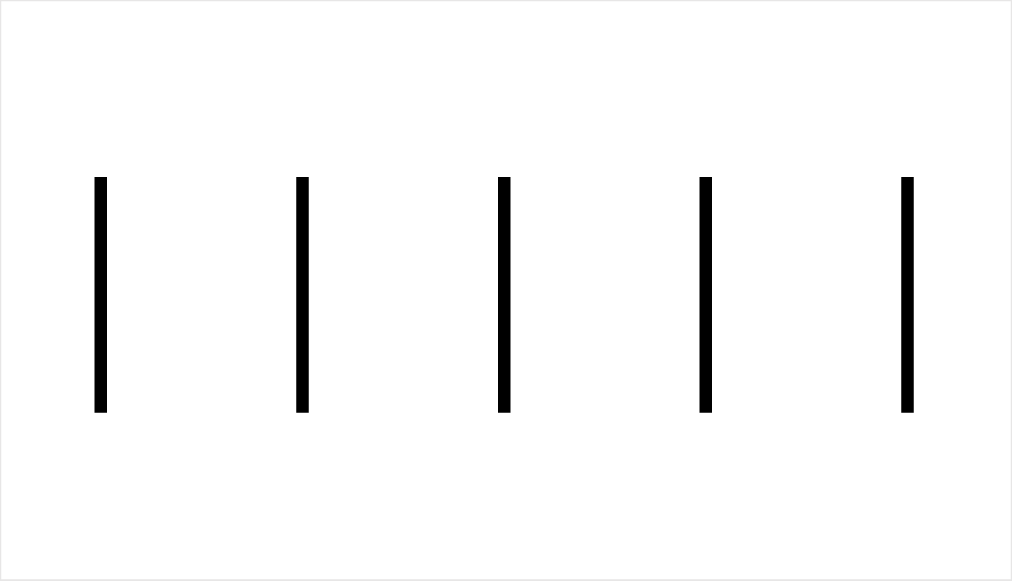
#> input picture x100-sample-calibration.png, 4048 x 2322 px (shown at 1/4 size); its folder holds only this picture in this run
$ python -i tgv_v4_3.py   (imports and definitions only)
#> lines starting #> are read from the running program, lines starting #| are printed output that depends on the picture
#> further down, picture is the input picture: shape (2322, 4048, 3); mean B, G, R 248.4, 248.4, 248.4
import cv2
import numpy as np
import tkinter as tk
from tkinter import filedialog, messagebox, ttk
from PIL import Image, ImageTk, ImageDraw
import pandas as pd
import json, io, os, re, ctypes

# ══════════════════════════════════════════════════════════════════════
#  디자인 시스템
# ══════════════════════════════════════════════════════════════════════
BG0   = "#0d0f14"
BG1   = "#13161e"
BG2   = "#1c2030"
BG3   = "#242840"
BG4   = "#2d3350"
FG    = "#d4daf0"
FG2   = "#8090b0"
FG3   = "#a0b0cc"
AC    = "#3d8ef0"
AC2   = "#1a6fd8"
GR    = "#1fba6e"
GR2   = "#178f53"
OR    = "#e8602a"
OR2   = "#c04d20"
RD    = "#d94060"
BD    = "#252c40"
BD2   = "#1e2438"
EXCL_COLOR = (0, 80, 255)   # 수동 제외 영역 표시색 (BGR)
HOLE_COLOR = (220, 80, 0)   # 검출된 홀 표시색 (BGR)
EDGE_HOLE_COLOR = (0, 180, 255)  # 가장자리 반원 표시색 (BGR)

# 파티클 색상 프리셋 (hex RGB → 레이블, BGR tuple)
PARTICLE_COLOR_PRESETS = [
    ("#3cdc00", "초록"),
    ("#ff2020", "빨강"),
    ("#ffd700", "노랑"),
    ("#00b4ff", "하늘"),
    ("#cc00ff", "보라"),
    ("#ffffff", "흰색"),
]
_DEFAULT_PARTICLE_HEX = "#3cdc00"

# [5 lines left out: function _hex_to_bgr, not called in this run]

_F    = "맑은 고딕"
F_XS  = (_F, 9)
F_SM  = (_F, 10)
F_SMB = (_F, 10, "bold")
F_MD  = (_F, 11)
F_MDB = (_F, 11, "bold")
F_LG  = (_F, 12, "bold")
F_XL  = (_F, 14, "bold")
F_HINT = (_F, 8)           # 슬라이더 옆 보조 힌트 전용 (작은 공간)

# ══════════════════════════════════════════════════════════════════════
#  1. 데이터 I/O
# ══════════════════════════════════════════════════════════════════════
def save_recipe(path, d):
    with open(path, 'w', encoding='utf-8') as f:
        json.dump(d, f, indent=4, ensure_ascii=False)

def load_recipe(path):
    with open(path, 'r', encoding='utf-8') as f:
        return json.load(f)

# ══════════════════════════════════════════════════════════════════════
#  2. 비전 처리 엔진
# ══════════════════════════════════════════════════════════════════════
class Vision:
    def __init__(self):
        self.px_per_mm = 2600.0
        self.px_per_um = 2.6

    # [17 lines left out: functions update, _fit_circle, not called in this run]

    def find_all_holes(self, img, rim_thr=120, min_area=1500, min_r=50, max_r=300):
        """
        HoughCircles로 홀 중심/반경 검출.
        - 이미지를 패딩해서 중심이 이미지 밖에 있는 반원·부분 홀도 감지
        - 가장자리 홀: Canny 엣지 + 최소제곱 원 피팅으로 정밀도 향상
        반환: [{'center':(x,y), 'r':int, 'is_edge':bool}, ...]
        """
#> called with rim_thr = 120, min_area = 1500, min_r = 50, max_r = 300
        gray = cv2.cvtColor(img, cv2.COLOR_BGR2GRAY)
        h, w = gray.shape
#> h = 2322; w = 4048
        blurred = cv2.GaussianBlur(gray, (9, 9), 2)

        # ── 패딩: 이미지 밖에 중심이 있는 홀도 HoughCircles가 탐색할 수 있도록
        pad = min(max_r, 180)
        bg_val = int(np.median(blurred))
#> bg_val = 255
        padded = cv2.copyMakeBorder(blurred, pad, pad, pad, pad,
                                    cv2.BORDER_CONSTANT, value=bg_val)
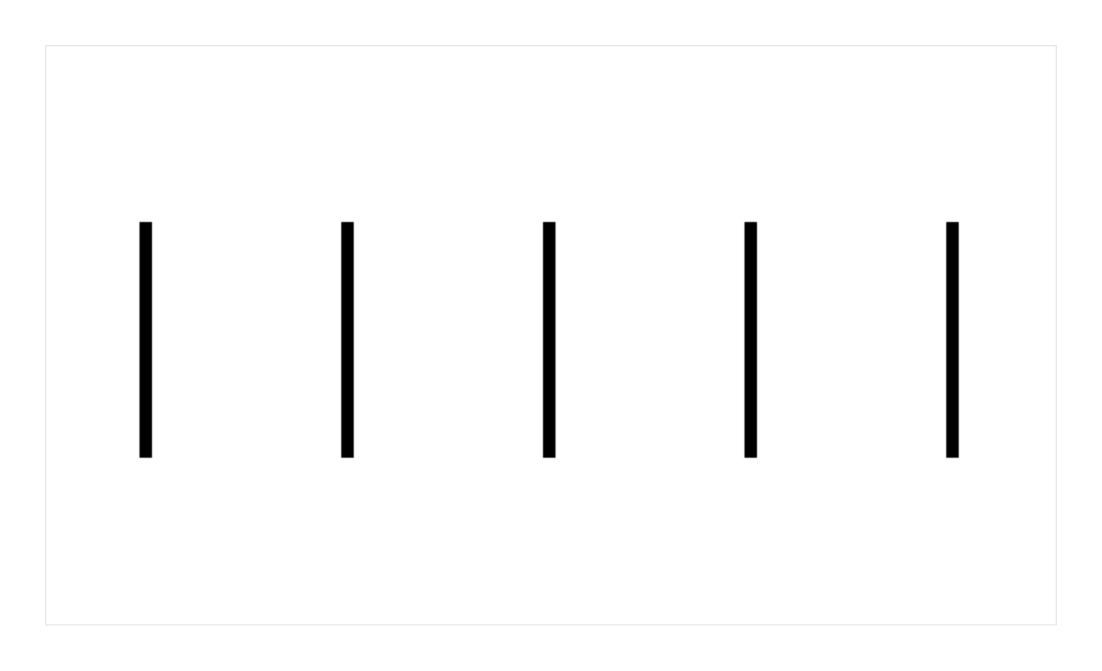
#> padded: shape (2682, 4408) (shown at 1/4 size); min 0, max 255, mean 249.8

        raw = None
        for _p2 in [30, 25, 20, 15, 12, 10]:
            raw = cv2.HoughCircles(
                padded, cv2.HOUGH_GRADIENT, dp=1,
                minDist=int(min_r * 1.8),
                param1=60, param2=_p2,
                minRadius=min_r, maxRadius=max_r,
            )
            if raw is not None:
                break

        if raw is None:
            return []

        # Canny 엣지 (가장자리 홀 원 정밀 피팅용)
        canny = cv2.Canny(blurred, 30, 80)
        ey, ex = np.where(canny > 0)
        edge_pts = np.column_stack([ex, ey]) if len(ey) >= 10 else None

        # 타이트 이진화 (내부 홀 반경 재계산용)
        _tight_thr = max(50, int(rim_thr * 0.65))
        _, _m_tight = cv2.threshold(gray, _tight_thr, 255, cv2.THRESH_BINARY_INV)

        holes = []
        for (xp, yp, r_raw) in np.round(raw[0]).astype(int):
            # 패딩 좌표 → 원본 좌표
            x = int(xp - pad)
            y = int(yp - pad)

            if r_raw < min_r or r_raw > max_r:
                continue
            # 원이 이미지와 전혀 겹치지 않으면 제외
            if x + r_raw < 0 or x - r_raw > w or y + r_raw < 0 or y - r_raw > h:
                continue

            is_edge = (x - r_raw < 0 or x + r_raw > w or
                       y - r_raw < 0 or y + r_raw > h)

            r_use = float(r_raw)
            cx_use, cy_use = float(x), float(y)

            if is_edge and edge_pts is not None:
                # 가장자리 홀: Canny 엣지에서 원 주변 픽셀만 추출 → 최소제곱 원 피팅
                dists = np.sqrt((edge_pts[:, 0] - x) ** 2 +
                                (edge_pts[:, 1] - y) ** 2)
                tol = max(18, r_raw * 0.13)
                rim_pts = edge_pts[np.abs(dists - r_raw) < tol]
                if len(rim_pts) >= 12:
                    try:
                        fx, fy, fr = self._fit_circle(rim_pts)
                        if min_r * 0.7 <= fr <= max_r * 1.3:
                            cx_use, cy_use, r_use = fx, fy, fr
                    except Exception:
                        pass

            elif not is_edge:
                # 내부 홀: tight 마스크로 반경 재계산
                _roi = np.zeros(gray.shape, np.uint8)
                cv2.circle(_roi, (int(x), int(y)), int(r_raw), 255, -1)
                _m_roi = cv2.bitwise_and(_m_tight, _m_tight, mask=_roi)
                _tc, _ = cv2.findContours(_m_roi, cv2.RETR_EXTERNAL,
                                          cv2.CHAIN_APPROX_SIMPLE)
                if _tc:
                    _best = max(_tc, key=cv2.contourArea)
                    if cv2.contourArea(_best) > 200:
                        _, _tr = cv2.minEnclosingCircle(_best)
                        if _tr > min_r * 0.5:
                            r_use = _tr

            holes.append({'center': (int(round(cx_use)), int(round(cy_use))),
                          'r': int(round(r_use)),
                          'is_edge': is_edge})

        # NMS: 중복 감지 제거
        if len(holes) > 1:
            holes.sort(key=lambda hh: hh['r'], reverse=True)
            kept = []
            for hole in holes:
                cx, cy = hole['center']
                dup = False
                for k in kept:
                    kx, ky = k['center']
                    dist = np.sqrt((cx - kx) ** 2 + (cy - ky) ** 2)
                    if dist < (hole['r'] + k['r']) * 0.6:
                        dup = True
                        break
                if not dup:
                    kept.append(hole)
            holes = kept
        return holes

    # [171 lines left out: functions make_hole_mask, _radial_halo_correct, preview, analyze, not called in this run]


# ══════════════════════════════════════════════════════════════════════
#  3. UI 구성
# ══════════════════════════════════════════════════════════════════════
class UI:
    # [38 lines left out: function __init__, not called in this run]

    # ── 헬퍼 ──────────────────────────────────────────────────────────
    def _frame(self, parent, bg=BG1, **kw):
        return tk.Frame(parent, bg=bg, **kw)

    def _label(self, parent, text, font=F_SM, fg=FG3, bg=BG1, **kw):
        return tk.Label(parent, text=text, font=font, fg=fg, bg=bg, **kw)

    # [869 lines left out: functions _btn, _sep, _slider, _step, _build, _build_c1 and 17 more, not called in this run]

    def status(self, text, fg=FG2):
        self.lbl_status.config(text=text, fg=fg)

    # [64 lines left out: functions show, _resize, _ctx_show, _copy_clip, not called in this run]


# ══════════════════════════════════════════════════════════════════════
#  4. Setting Manager (v4에서 유지)
# ══════════════════════════════════════════════════════════════════════
class SettingManager:
    MAGS = ["x50", "x100", "x200", "x500", "x1000"]
    SAVE_PATH = os.path.join(
        os.environ.get("APPDATA", os.path.expanduser("~")),
        "TGV_PSL_Inspector", "settings_v43.json"
    )

    # [45 lines left out: functions __init__, _save, _load, not called in this run]

    def get_mag_data(self, mag):
        return self.data.get(mag, {})

    # [355 lines left out: functions save_recipe_for_mag, open, _build_calib_panel, _refresh_calib_panel, _load_calib_image, _draw_calib_image and 7 more, not called in this run]


# ══════════════════════════════════════════════════════════════════════
#  5. 메인 컨트롤러
# ══════════════════════════════════════════════════════════════════════
class App:
    # [51 lines left out: functions __init__, _refresh_mag_buttons, _on_calib_apply, not called in this run]

    def open_settings(self):
        self.setting_mgr.open()

    # [12 lines left out: function on_mag_select, not called in this run]

    def _mag(self, name):
        m = re.search(r'_?x(\d+)', name, re.I)
        return f"x{m.group(1)}" if m else "기타"

    # [170 lines left out: functions load_folder, on_file_select, _detect_holes, update_all, run_analysis, zoom_add_particle and 3 more, not called in this run]

    # ── 수동 제외 영역 ────────────────────────────────────────────────
    def toggle_draw_mode(self):
        self.draw_mode = not self.draw_mode
        self.ui.update_draw_mode_btn(self.draw_mode)

    # [128 lines left out: functions clear_exclusions, on_img_click, on_img_rclick, _highlight, on_tree_select, run_batch and 1 more, not called in this run]


# [4 lines not run here, left out]

>>> import cv2
>>> picture = cv2.imread('x100-sample-calibration.png')
>>> result = Vision().find_all_holes(picture)
#> result = []
